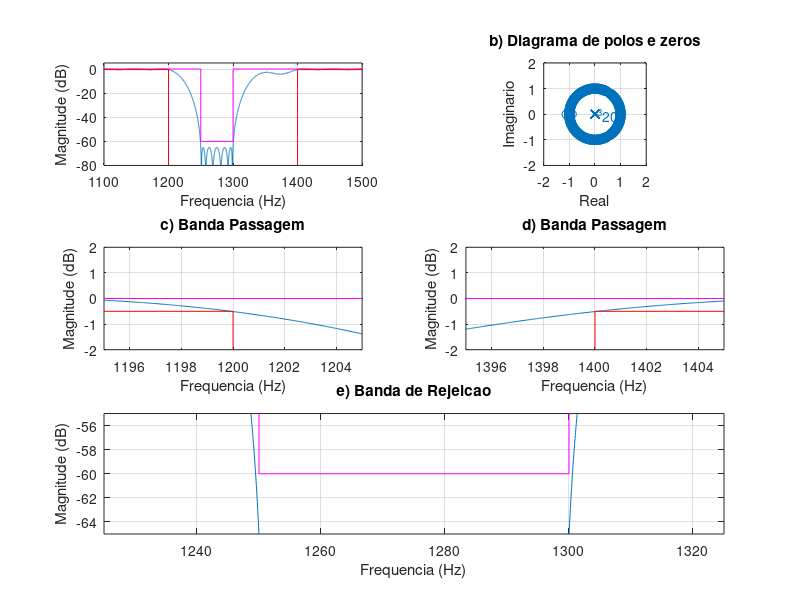
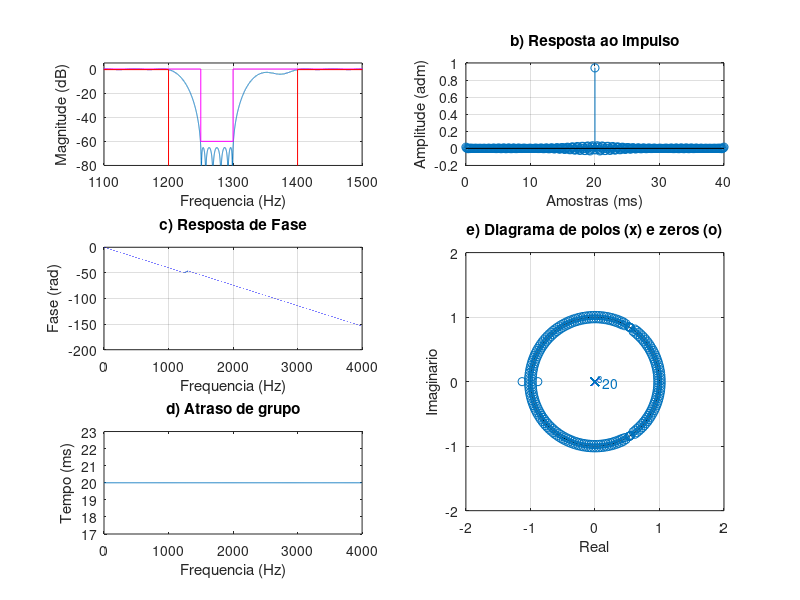

Source code (MATLAB) for these figures, in order:
% Projeto filtro 4 FIR PM
% BP - (fa = 8000 Hz, f1 = 1200 Hz; f2 = 1250 Hz, f3 = 1300 Hz;
% f4 = 1400 Hz, Ap = 0.5 dB, As = 60 dB, GdB = 0 dB)

close all;
clear all;
clc;

ExecutarAjuste = 1;

%% Especificacoes
Ap = 0.5; As = 60; GdB = 0;

fa = 8000;
fp1 = 1200; fp2 = 1400;
fs1 = 1250; fs2 = 1300;

fcuts = [fp1 fs1 fs2 fp2];
w = fcuts/fa*(2*pi);
wp1 = w(1)/pi; ws1 = w(2)/pi; ws2 = w(3)/pi; wp2 = w(4)/pi;

mags = [1 0 1];
devs_As = 10^(-As/20);
devs_Ap = 1-10^(-Ap/20);
devs = [devs_Ap devs_As devs_Ap];
G0 = GdB;

if ExecutarAjuste
    G0 = G0 - 0.23;
end

% calculo da ordem com firpmord
[n,f0,a0,w0] = firpmord(fcuts,mags,devs,fa);

% calculo algoritmo PM
h_pm = firpm(n,f0,a0,w0);
h_pm = h_pm*10^(G0/20);

%%
figure(1)
subplot(321)
title('a) Resposta em Frequencia')
[h, w] = freqz(h_pm, 1, linspace(0,pi,100000));
% plot(w/pi, abs(h)); grid on;
plot(w*fa/2/pi,20*log10(abs(h))); grid on;
xlim([1100 1500]); ylim([-80 5]);
hold on;
Amin = 80;
plot([0, ws1, ws1, ws2, ws2, 1]*fa/2, [0, 0, -As, -As, 0,0], '-m')
plot([0, wp1, wp1, wp2, wp2, 1]*fa/2, [-Ap, -Ap, -120, -120, -Ap, -Ap], '-r')
xlabel('Frequencia (Hz)');
ylabel('Magnitude (dB)');

subplot(322)
zplane(h_pm, 1); axis([-2 2 -2 2]);
title('b) Diagrama de polos e zeros')
xlabel('Real');
ylabel('Imaginario');

subplot(3,2,3)
plot(w*fa/2/pi,20*log10(abs(h))); grid on;
title('c) Banda Passagem')
grid on; hold on;
plot([0, ws1, ws1, ws2, ws2, 1]*fa/2, [0, 0, -As, -As, 0,0], '-m')
plot([0, wp1, wp1, wp2, wp2, 1]*fa/2, [-Ap, -Ap, -120, -120, -Ap, -Ap], '-r')
xlim([1195 1205]); ylim([-2 2]);
xlabel('Frequencia (Hz)');
ylabel('Magnitude (dB)');

subplot(3,2,4)
plot(w*fa/2/pi,20*log10(abs(h))); grid on;
title('d) Banda Passagem')
grid on; hold on;
plot([0, ws1, ws1, ws2, ws2, 1]*fa/2, [0, 0, -As, -As, 0,0], '-m')
plot([0, wp1, wp1, wp2, wp2, 1]*fa/2, [-Ap, -Ap, -120, -120, -Ap, -Ap], '-r')
xlim([1395 1405]); ylim([-2 2]);
xlabel('Frequencia (Hz)');
ylabel('Magnitude (dB)');

subplot(3,2,5:6)
plot(w*fa/2/pi,20*log10(abs(h))); grid on;
title('e) Banda de Rejeicao')
grid on; hold on;
plot([0, ws1, ws1, ws2, ws2, 1]*fa/2, [0, 0, -As, -As, 0,0], '-m')
plot([0, wp1, wp1, wp2, wp2, 1]*fa/2, [-Ap, -Ap, -120, -120, -Ap, -Ap], '-r')
xlim([1225 1325]); ylim([-65 -55]);
xlabel('Frequencia (Hz)');
ylabel('Magnitude (dB)');

%%
figure(2)
%suptitle(['LP FIR ' num2str(fp) '-' num2str(fs) ' Ordem: ' num2str(2*M+1)])

escala = fa/2;
subplot(3,2,[4 6])
zplane(h_pm, 1);
axis([-2 2 -2 2])
title('e) Diagrama de polos (x) e zeros (o)')
xlabel('Real');
ylabel('Imaginario');

clear h w
[h, w] = freqz(h_pm, 1, 'whole');

subplot(322)
x_imp = [0:length(h_pm)-1]/fa*1000;
stem(x_imp, h_pm); grid on;
title('b) Resposta ao impulso')
xlabel('Amostras (ms)');
ylabel('Amplitude (adm)');

subplot(321)
title('a) Resposta em Frequencia')
[h, w] = freqz(h_pm, 1, linspace(0,pi,100000));
% plot(w/pi, abs(h)); grid on;
plot(w*fa/2/pi,20*log10(abs(h))); grid on;
xlim([1100 1500]); ylim([-80 5]);
grid on; hold on;
xlabel('Frequencia (Hz)');
ylabel('Magnitude (dB)');

Amin = 80;
plot([0, ws1, ws1, ws2, ws2, 1]*fa/2, [0, 0, -As, -As, 0,0], '-m')
plot([0, wp1, wp1, wp2, wp2, 1]*fa/2, [-Ap, -Ap, -120, -120, -Ap, -Ap], '-r')
xlim([1100 1500])

subplot(323)
plot(w/pi*escala, unwrap(angle(h))/pi); grid on;
title('c) Resposta de Fase')
xlabel('Frequencia (Hz)');
ylabel('Fase (rad)');

subplot(325)
[del_y, del_x] = grpdelay(h_pm, 1);
plot(del_x/pi*fa/2, del_y/fa*1000);
title('d) Atraso de grupo')
xlabel('Frequencia (Hz)');
ylabel('Tempo (ms)');
